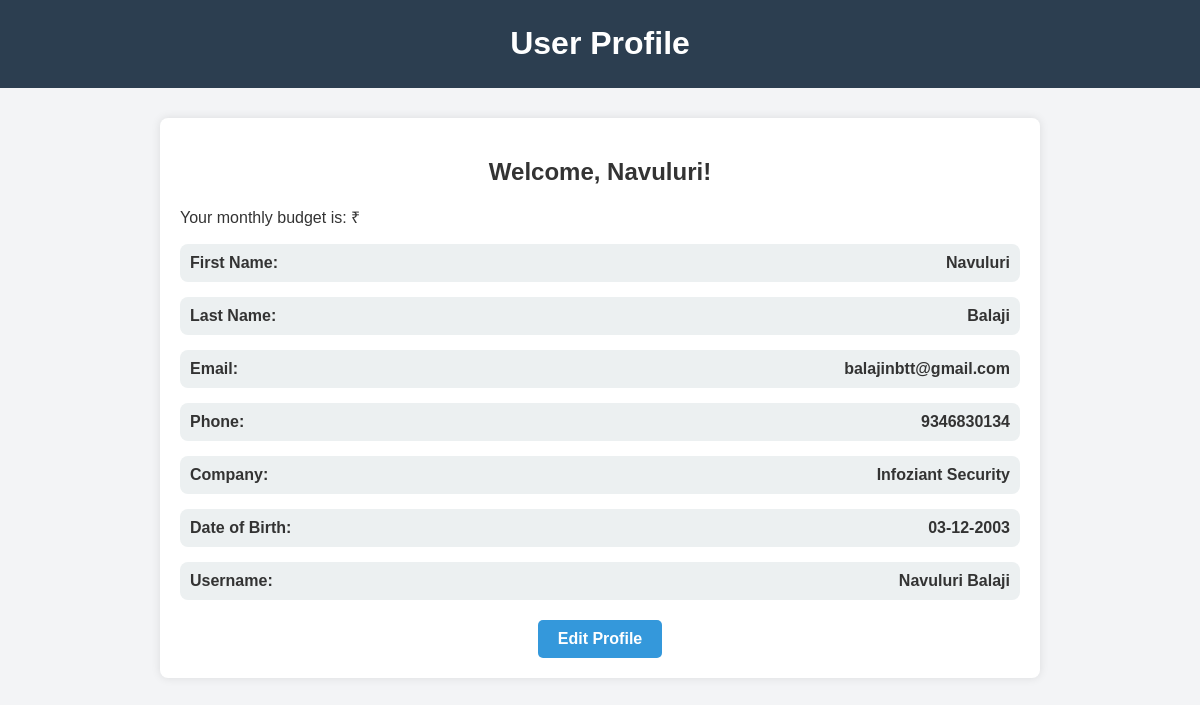
Page /profile (signed in) on the committed database.
### models.py (models this page shows)
class User(db.Model):
    __tablename__ = 'users_new'  # Make sure the table name is correct
    id = db.Column(db.Integer, primary_key=True)
    first_name = db.Column(db.String(100))
    last_name = db.Column(db.String(100))
    username = db.Column(db.String(100), unique=True)
    email = db.Column(db.String(100), unique=True)
    phone = db.Column(db.String(20))
    company = db.Column(db.String(100))
    dob = db.Column(db.String(20))
    password = db.Column(db.String(100))
    transactions = db.relationship('Transactions', back_populates='user')
    budgets = db.relationship('UserBudget', back_populates='user', uselist=False)

### app.py (the view)
@app.route('/profile', methods=['GET'])
def profile():
    if 'user_id' not in session:
        return redirect(url_for('login'))
    user = User.query.get(session['user_id'])
    if not user:
        return redirect(url_for('login'))
    return render_template('profile.html', user=user)

### templates/profile.html (shortened to what this page needs)
<!DOCTYPE html>
<html lang="en">
<head>
</head>
<body>
    <header>
        <h1>User Profile</h1>
    </header>
    <div class="container">
        <h2>Welcome, {{ user.first_name }}!</h2>
        <p>Your monthly budget is: ₹{{ user.monthly_budget }}</p>
        <div class="profile-item">
            <span>First Name:</span>
            <span>{{ user.first_name }}</span>
        </div>
        <div class="profile-item">
            <span>Last Name:</span>
            <span>{{ user.last_name }}</span>
        </div>
        <div class="profile-item">
            <span>Email:</span>
            <span>{{ user.email }}</span>
        </div>
        <div class="profile-item">
            <span>Phone:</span>
            <span>{{ user.phone }}</span>
        </div>
        <div class="profile-item">
            <span>Company:</span>
            <span>{{ user.company }}</span>
        </div>
        <div class="profile-item">
            <span>Date of Birth:</span>
            <span>{{ user.dob }}</span>
        </div>
        <div class="profile-item">
            <span>Username:</span>
            <span>{{ user.username }}</span>
        </div>
        <div style="text-align: center; margin-top: 20px;">
            <a href="{{ url_for('edit_profile') }}" class="btn">Edit Profile</a>
        </div>
    </div>
</body>
</html>

### templates/profile.html (style rules this page uses)
body { font-family: Arial, sans-serif; background: #f3f4f6; color: #333; margin: 0; }
header { background: #2c3e50; color: white; padding: .25rem; text-align: center; }
.container { width: 70%; margin: 30px auto; padding: 20px; background: white; box-shadow: 0 0 10px rgba(0, 0, 0, 0.1); border-radius: 8px; }
h2 { text-align: center; margin-bottom: 20px; }
.profile-item { display: flex; justify-content: space-between; margin-bottom: 15px; padding: 10px; background: #ecf0f1; border-radius: 8px; }
.profile-item span { font-weight: bold; }
.btn { display: inline-block; background-color: #3498db; color: white; padding: 10px 20px; text-decoration: none; border-radius: 5px; font-size: 16px; font-weight: bold; text-align: center; transition: background-color 0.3s ease; }

### rows in the picture
User: first_name "Navuluri", last_name "Balaji", email "balajinbtt@gmail.com", phone "9346830134", company "Infoziant Security", dob "03-12-2003", username "Navuluri Balaji"
